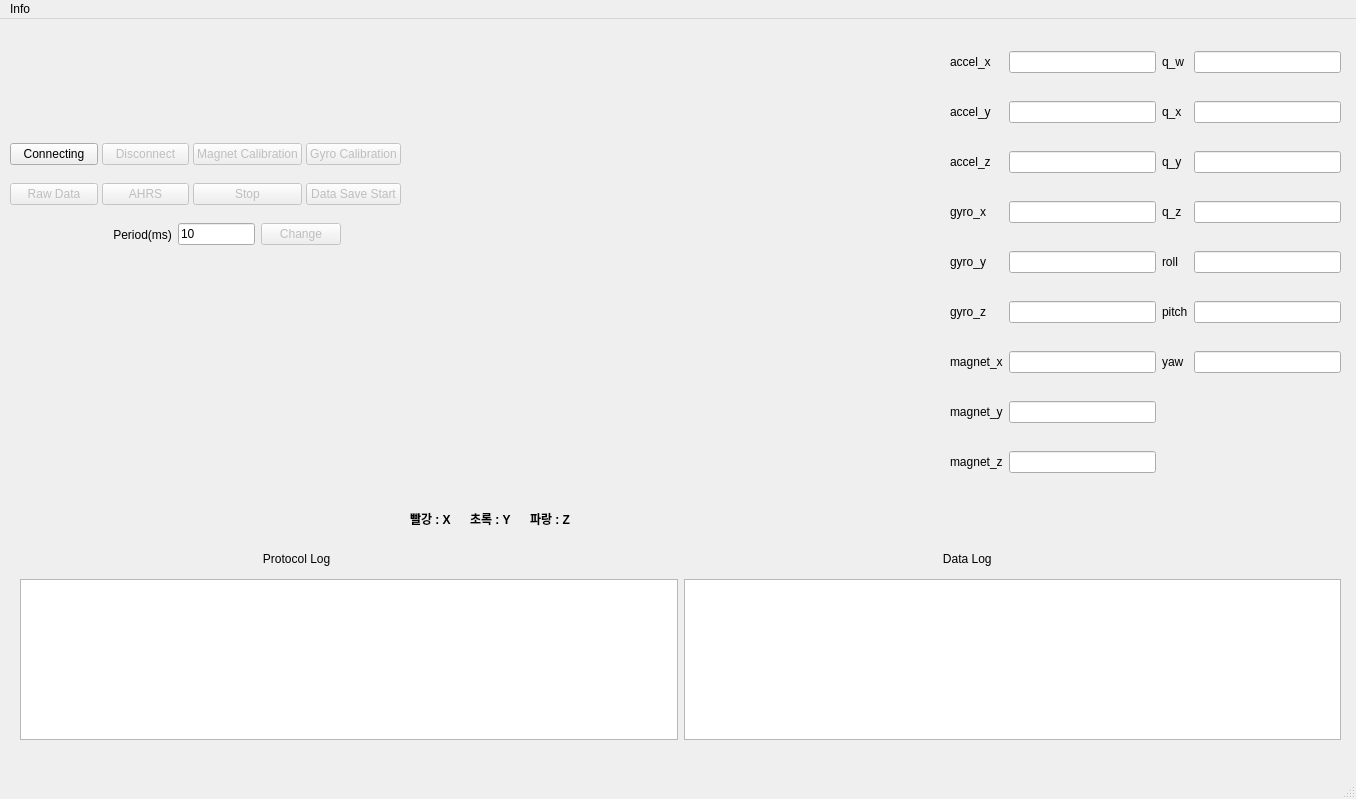
<?xml version="1.0" encoding="UTF-8"?>
<ui version="4.0">
 <class>MainWindow</class>
 <widget class="QMainWindow" name="MainWindow">
  <property name="geometry">
   <rect>
    <x>0</x>
    <y>0</y>
    <width>1356</width>
    <height>799</height>
   </rect>
  </property>
  <property name="sizePolicy">
   <sizepolicy hsizetype="Ignored" vsizetype="Preferred">
    <horstretch>0</horstretch>
    <verstretch>0</verstretch>
   </sizepolicy>
  </property>
  <property name="minimumSize">
   <size>
    <width>1356</width>
    <height>799</height>
   </size>
  </property>
  <property name="maximumSize">
   <size>
    <width>1356</width>
    <height>799</height>
   </size>
  </property>
  <property name="windowTitle">
   <string>Msensor Monitor</string>
  </property>
  <property name="windowIcon">
   <iconset resource="../resoure/Resources.qrc">
    <normaloff>:/new/prefix1/logo.png</normaloff>:/new/prefix1/logo.png</iconset>
  </property>
  <widget class="QWidget" name="centralwidget">
   <property name="enabled">
    <bool>true</bool>
   </property>
   <property name="sizePolicy">
    <sizepolicy hsizetype="Minimum" vsizetype="Minimum">
     <horstretch>0</horstretch>
     <verstretch>0</verstretch>
    </sizepolicy>
   </property>
   <property name="minimumSize">
    <size>
     <width>1356</width>
     <height>758</height>
    </size>
   </property>
   <property name="maximumSize">
    <size>
     <width>1356</width>
     <height>758</height>
    </size>
   </property>
   <widget class="QWidget" name="gridLayoutWidget">
    <property name="geometry">
     <rect>
      <x>950</x>
      <y>10</y>
      <width>391</width>
      <height>471</height>
     </rect>
    </property>
    <layout class="QGridLayout" name="gridLayout">
     <item row="0" column="0">
      <widget class="QLabel" name="label">
       <property name="text">
        <string>accel_x</string>
       </property>
      </widget>
     </item>
     <item row="8" column="1">
      <widget class="QLineEdit" name="lineEdit_9">
       <property name="readOnly">
        <bool>true</bool>
       </property>
      </widget>
     </item>
     <item row="6" column="1">
      <widget class="QLineEdit" name="lineEdit_7">
       <property name="readOnly">
        <bool>true</bool>
       </property>
      </widget>
     </item>
     <item row="5" column="0">
      <widget class="QLabel" name="label_6">
       <property name="text">
        <string>gyro_z</string>
       </property>
      </widget>
     </item>
     <item row="0" column="1">
      <widget class="QLineEdit" name="lineEdit">
       <property name="readOnly">
        <bool>true</bool>
       </property>
      </widget>
     </item>
     <item row="3" column="2">
      <widget class="QLabel" name="label_13">
       <property name="text">
        <string>q_z</string>
       </property>
      </widget>
     </item>
     <item row="7" column="0">
      <widget class="QLabel" name="label_8">
       <property name="text">
        <string>magnet_y</string>
       </property>
      </widget>
     </item>
     <item row="5" column="2">
      <widget class="QLabel" name="label_15">
       <property name="text">
        <string>pitch</string>
       </property>
      </widget>
     </item>
     <item row="2" column="2">
      <widget class="QLabel" name="label_12">
       <property name="text">
        <string>q_y</string>
       </property>
      </widget>
     </item>
     <item row="0" column="2">
      <widget class="QLabel" name="label_10">
       <property name="text">
        <string>q_w</string>
       </property>
      </widget>
     </item>
     <item row="5" column="1">
      <widget class="QLineEdit" name="lineEdit_6">
       <property name="readOnly">
        <bool>true</bool>
       </property>
      </widget>
     </item>
     <item row="4" column="2">
      <widget class="QLabel" name="label_14">
       <property name="text">
        <string>roll</string>
       </property>
      </widget>
     </item>
     <item row="1" column="1">
      <widget class="QLineEdit" name="lineEdit_2">
       <property name="readOnly">
        <bool>true</bool>
       </property>
      </widget>
     </item>
     <item row="2" column="0">
      <widget class="QLabel" name="label_3">
       <property name="text">
        <string>accel_z</string>
       </property>
      </widget>
     </item>
     <item row="2" column="1">
      <widget class="QLineEdit" name="lineEdit_3">
       <property name="readOnly">
        <bool>true</bool>
       </property>
      </widget>
     </item>
     <item row="3" column="1">
      <widget class="QLineEdit" name="lineEdit_4">
       <property name="readOnly">
        <bool>true</bool>
       </property>
      </widget>
     </item>
     <item row="4" column="1">
      <widget class="QLineEdit" name="lineEdit_5">
       <property name="readOnly">
        <bool>true</bool>
       </property>
      </widget>
     </item>
     <item row="6" column="2">
      <widget class="QLabel" name="label_16">
       <property name="text">
        <string>yaw</string>
       </property>
      </widget>
     </item>
     <item row="8" column="0">
      <widget class="QLabel" name="label_9">
       <property name="text">
        <string>magnet_z</string>
       </property>
      </widget>
     </item>
     <item row="1" column="0">
      <widget class="QLabel" name="label_2">
       <property name="text">
        <string>accel_y</string>
       </property>
      </widget>
     </item>
     <item row="1" column="2">
      <widget class="QLabel" name="label_11">
       <property name="text">
        <string>q_x</string>
       </property>
      </widget>
     </item>
     <item row="4" column="0">
      <widget class="QLabel" name="label_5">
       <property name="text">
        <string>gyro_y</string>
       </property>
      </widget>
     </item>
     <item row="6" column="0">
      <widget class="QLabel" name="label_7">
       <property name="text">
        <string>magnet_x</string>
       </property>
      </widget>
     </item>
     <item row="7" column="1">
      <widget class="QLineEdit" name="lineEdit_8">
       <property name="readOnly">
        <bool>true</bool>
       </property>
      </widget>
     </item>
     <item row="3" column="0">
      <widget class="QLabel" name="label_4">
       <property name="text">
        <string>gyro_x</string>
       </property>
      </widget>
     </item>
     <item row="0" column="3">
      <widget class="QLineEdit" name="lineEdit_10">
       <property name="readOnly">
        <bool>true</bool>
       </property>
      </widget>
     </item>
     <item row="1" column="3">
      <widget class="QLineEdit" name="lineEdit_11">
       <property name="readOnly">
        <bool>true</bool>
       </property>
      </widget>
     </item>
     <item row="2" column="3">
      <widget class="QLineEdit" name="lineEdit_12">
       <property name="readOnly">
        <bool>true</bool>
       </property>
      </widget>
     </item>
     <item row="3" column="3">
      <widget class="QLineEdit" name="lineEdit_13">
       <property name="readOnly">
        <bool>true</bool>
       </property>
      </widget>
     </item>
     <item row="4" column="3">
      <widget class="QLineEdit" name="lineEdit_14">
       <property name="readOnly">
        <bool>true</bool>
       </property>
      </widget>
     </item>
     <item row="5" column="3">
      <widget class="QLineEdit" name="lineEdit_15">
       <property name="readOnly">
        <bool>true</bool>
       </property>
      </widget>
     </item>
     <item row="6" column="3">
      <widget class="QLineEdit" name="lineEdit_16">
       <property name="readOnly">
        <bool>true</bool>
       </property>
      </widget>
     </item>
    </layout>
   </widget>
   <widget class="miWidget" name="widget" native="true">
    <property name="geometry">
     <rect>
      <x>50</x>
      <y>230</y>
      <width>321</width>
      <height>251</height>
     </rect>
    </property>
   </widget>
   <widget class="QWidget" name="horizontalLayoutWidget">
    <property name="geometry">
     <rect>
      <x>20</x>
      <y>560</y>
      <width>1321</width>
      <height>161</height>
     </rect>
    </property>
    <layout class="QHBoxLayout" name="horizontalLayout">
     <item>
      <widget class="QListWidget" name="listWidget">
       <property name="uniformItemSizes">
        <bool>true</bool>
       </property>
      </widget>
     </item>
     <item>
      <widget class="QListWidget" name="listWidget_2">
       <property name="lineWidth">
        <number>1</number>
       </property>
       <property name="verticalScrollBarPolicy">
        <enum>Qt::ScrollBarAsNeeded</enum>
       </property>
       <property name="autoScrollMargin">
        <number>16</number>
       </property>
       <property name="resizeMode">
        <enum>QListView::Fixed</enum>
       </property>
       <property name="uniformItemSizes">
        <bool>true</bool>
       </property>
       <property name="batchSize">
        <number>20</number>
       </property>
      </widget>
     </item>
    </layout>
   </widget>
   <widget class="QWidget" name="verticalLayoutWidget">
    <property name="geometry">
     <rect>
      <x>410</x>
      <y>10</y>
      <width>531</width>
      <height>471</height>
     </rect>
    </property>
    <layout class="QVBoxLayout" name="verticalLayout">
     <item>
      <widget class="QCustomPlot" name="widget_2" native="true"/>
     </item>
     <item>
      <widget class="QCustomPlot" name="widget_3" native="true"/>
     </item>
     <item>
      <widget class="QCustomPlot" name="widget_4" native="true">
       <property name="sizePolicy">
        <sizepolicy hsizetype="Preferred" vsizetype="Preferred">
         <horstretch>0</horstretch>
         <verstretch>0</verstretch>
        </sizepolicy>
       </property>
      </widget>
     </item>
    </layout>
   </widget>
   <widget class="QLabel" name="label_18">
    <property name="geometry">
     <rect>
      <x>30</x>
      <y>530</y>
      <width>651</width>
      <height>20</height>
     </rect>
    </property>
    <property name="text">
     <string>                                                                      Protocol Log</string>
    </property>
   </widget>
   <widget class="QLabel" name="label_19">
    <property name="geometry">
     <rect>
      <x>690</x>
      <y>530</y>
      <width>661</width>
      <height>20</height>
     </rect>
    </property>
    <property name="font">
     <font>
      <pointsize>9</pointsize>
     </font>
    </property>
    <property name="text">
     <string>                                                                            Data Log</string>
    </property>
   </widget>
   <widget class="QWidget" name="gridLayoutWidget_3">
    <property name="geometry">
     <rect>
      <x>10</x>
      <y>110</y>
      <width>391</width>
      <height>91</height>
     </rect>
    </property>
    <layout class="QGridLayout" name="gridLayout_3">
     <property name="spacing">
      <number>4</number>
     </property>
     <item row="0" column="4">
      <widget class="QPushButton" name="Gyro_Calibration_Button">
       <property name="enabled">
        <bool>false</bool>
       </property>
       <property name="text">
        <string>Gyro Calibration</string>
       </property>
      </widget>
     </item>
     <item row="0" column="1">
      <widget class="QPushButton" name="Connecting_Button">
       <property name="text">
        <string>Connecting</string>
       </property>
      </widget>
     </item>
     <item row="1" column="1">
      <widget class="QPushButton" name="Raw_Data_Button">
       <property name="enabled">
        <bool>false</bool>
       </property>
       <property name="text">
        <string>Raw Data</string>
       </property>
      </widget>
     </item>
     <item row="0" column="3">
      <widget class="QPushButton" name="Magnet_Calibration_Button">
       <property name="enabled">
        <bool>false</bool>
       </property>
       <property name="text">
        <string>Magnet Calibration</string>
       </property>
      </widget>
     </item>
     <item row="0" column="2">
      <widget class="QPushButton" name="Disconnect_Button">
       <property name="enabled">
        <bool>false</bool>
       </property>
       <property name="text">
        <string>Disconnect</string>
       </property>
      </widget>
     </item>
     <item row="1" column="2">
      <widget class="QPushButton" name="AHRS_Button">
       <property name="enabled">
        <bool>false</bool>
       </property>
       <property name="text">
        <string>AHRS</string>
       </property>
      </widget>
     </item>
     <item row="1" column="3">
      <widget class="QPushButton" name="Stop_Button">
       <property name="enabled">
        <bool>false</bool>
       </property>
       <property name="text">
        <string>Stop</string>
       </property>
      </widget>
     </item>
     <item row="1" column="4">
      <widget class="QPushButton" name="Data_Save_Start_Button">
       <property name="enabled">
        <bool>false</bool>
       </property>
       <property name="text">
        <string>Data Save Start</string>
       </property>
      </widget>
     </item>
    </layout>
   </widget>
   <widget class="QLabel" name="label_17">
    <property name="geometry">
     <rect>
      <x>70</x>
      <y>0</y>
      <width>265</width>
      <height>110</height>
     </rect>
    </property>
    <property name="sizePolicy">
     <sizepolicy hsizetype="Maximum" vsizetype="Maximum">
      <horstretch>0</horstretch>
      <verstretch>0</verstretch>
     </sizepolicy>
    </property>
    <property name="minimumSize">
     <size>
      <width>265</width>
      <height>110</height>
     </size>
    </property>
    <property name="maximumSize">
     <size>
      <width>265</width>
      <height>110</height>
     </size>
    </property>
    <property name="text">
     <string/>
    </property>
    <property name="pixmap">
     <pixmap resource="../resoure/Resources.qrc">:/new/prefix1/Mtome_logo.png</pixmap>
    </property>
   </widget>
   <widget class="QWidget" name="horizontalLayoutWidget_2">
    <property name="geometry">
     <rect>
      <x>80</x>
      <y>200</y>
      <width>261</width>
      <height>31</height>
     </rect>
    </property>
    <layout class="QHBoxLayout" name="horizontalLayout_2">
     <item>
      <widget class="QLabel" name="label_20">
       <property name="text">
        <string>          Period(ms)</string>
       </property>
      </widget>
     </item>
     <item>
      <widget class="QLineEdit" name="lineEdit_17">
       <property name="text">
        <string>10</string>
       </property>
      </widget>
     </item>
     <item>
      <widget class="QPushButton" name="Period_Chagne_Button">
       <property name="enabled">
        <bool>false</bool>
       </property>
       <property name="text">
        <string>Change</string>
       </property>
      </widget>
     </item>
    </layout>
   </widget>
   <widget class="QLabel" name="label_21">
    <property name="geometry">
     <rect>
      <x>410</x>
      <y>490</y>
      <width>71</width>
      <height>20</height>
     </rect>
    </property>
    <property name="font">
     <font>
      <weight>75</weight>
      <bold>true</bold>
     </font>
    </property>
    <property name="text">
     <string>빨강 : X</string>
    </property>
   </widget>
   <widget class="QLabel" name="label_22">
    <property name="geometry">
     <rect>
      <x>470</x>
      <y>490</y>
      <width>71</width>
      <height>20</height>
     </rect>
    </property>
    <property name="font">
     <font>
      <weight>75</weight>
      <bold>true</bold>
     </font>
    </property>
    <property name="text">
     <string>초록 : Y</string>
    </property>
   </widget>
   <widget class="QLabel" name="label_23">
    <property name="geometry">
     <rect>
      <x>530</x>
      <y>490</y>
      <width>71</width>
      <height>20</height>
     </rect>
    </property>
    <property name="font">
     <font>
      <weight>75</weight>
      <bold>true</bold>
     </font>
    </property>
    <property name="text">
     <string>파랑 : Z</string>
    </property>
   </widget>
  </widget>
  <widget class="QMenuBar" name="menubar">
   <property name="geometry">
    <rect>
     <x>0</x>
     <y>0</y>
     <width>1356</width>
     <height>21</height>
    </rect>
   </property>
   <widget class="QMenu" name="menuInfo">
    <property name="title">
     <string>Info</string>
    </property>
    <addaction name="actionConfig"/>
    <addaction name="actionAbout"/>
   </widget>
   <addaction name="menuInfo"/>
  </widget>
  <widget class="QStatusBar" name="statusbar"/>
  <action name="actionAbout">
   <property name="text">
    <string>About..</string>
   </property>
  </action>
  <action name="actionConfig">
   <property name="enabled">
    <bool>false</bool>
   </property>
   <property name="text">
    <string>Config</string>
   </property>
  </action>
 </widget>
 <customwidgets>
  <customwidget>
   <class>QCustomPlot</class>
   <extends>QWidget</extends>
   <header location="global">header/qcustomplot.h</header>
   <container>1</container>
  </customwidget>
  <customwidget>
   <class>miWidget</class>
   <extends>QWidget</extends>
   <header>header/miwidget.h</header>
   <container>1</container>
  </customwidget>
 </customwidgets>
 <resources>
  <include location="../resoure/Resources.qrc"/>
 </resources>
 <connections/>
</ui>
